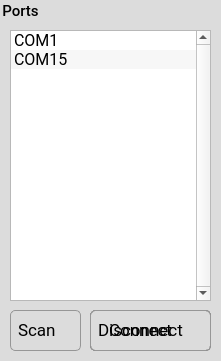
   <widget class="QGroupBox" name="groupBox_ports">
    <property name="geometry">
     <rect>
      <x>10</x>
      <y>180</y>
      <width>221</width>
      <height>361</height>
     </rect>
    </property>
    <property name="sizePolicy">
     <sizepolicy hsizetype="Expanding" vsizetype="Expanding">
      <horstretch>0</horstretch>
      <verstretch>0</verstretch>
     </sizepolicy>
    </property>
    <property name="font">
     <font>
      <family>Roboto Medium</family>
      <pointsize>11</pointsize>
      <weight>50</weight>
      <italic>false</italic>
      <bold>false</bold>
      <kerning>true</kerning>
     </font>
    </property>
    <property name="styleSheet">
     <string notr="true">QGroupBox {background-color: rgb(220,220,220);border: 0px; border-radius: 5px;  margin-top: 0.5em;}; 
QGroupBox::title {subcontrol-origin: margin;left: 10px;padding: 0 3px 0 3px;}</string>
    </property>
    <property name="title">
     <string>Ports</string>
    </property>
    <widget class="QListWidget" name="listWidget_ports">
     <property name="geometry">
      <rect>
       <x>10</x>
       <y>30</y>
       <width>201</width>
       <height>271</height>
      </rect>
     </property>
     <property name="sizePolicy">
      <sizepolicy hsizetype="Expanding" vsizetype="Expanding">
       <horstretch>0</horstretch>
       <verstretch>0</verstretch>
      </sizepolicy>
     </property>
     <property name="font">
      <font>
       <family>Roboto</family>
       <pointsize>12</pointsize>
       <weight>50</weight>
       <italic>false</italic>
       <bold>false</bold>
       <kerning>true</kerning>
      </font>
     </property>
     <property name="accessibleName">
      <string/>
     </property>
     <property name="styleSheet">
      <string notr="true"/>
     </property>
     <property name="verticalScrollBarPolicy">
      <enum>Qt::ScrollBarAlwaysOn</enum>
     </property>
     <property name="horizontalScrollBarPolicy">
      <enum>Qt::ScrollBarAlwaysOff</enum>
     </property>
     <property name="showDropIndicator" stdset="0">
      <bool>false</bool>
     </property>
     <property name="alternatingRowColors">
      <bool>true</bool>
     </property>
     <property name="sortingEnabled">
      <bool>false</bool>
     </property>
     <item>
      <property name="text">
       <string>COM1</string>
      </property>
     </item>
     <item>
      <property name="text">
       <string>COM15</string>
      </property>
     </item>
    </widget>
    <widget class="QPushButton" name="pushButton_scan">
     <property name="geometry">
      <rect>
       <x>10</x>
       <y>310</y>
       <width>71</width>
       <height>41</height>
      </rect>
     </property>
     <property name="font">
      <font>
       <family>Roboto</family>
       <pointsize>13</pointsize>
       <weight>50</weight>
       <italic>false</italic>
       <bold>false</bold>
       <kerning>true</kerning>
      </font>
     </property>
     <property name="styleSheet">
      <string notr="true">QPushButton {    
    padding: 0.2em 0.2em 0.3em 0.2em;
    border: 1px solid rgb(150, 150, 150);
	border-radius: 5px;
    background: qlineargradient(x1:0, y1:0, x2:0, y2:2,
                                  stop:0 #FFFFFF, stop:0.1 #FFFFFF, stop:1  #7B7B7B);
    color: black;
	text-align:left;
	padding-left:7px
}

QPushButton:hover:!pressed
{
	border: 1px solid rgb(150, 150, 150);
	border-radius: 5px;
 	background: #FFFFFF;
	color:#2f836a;
}

QPushButton:pressed
{
	border: 2px solid rgb(150, 150, 150);
	border-radius: 5px;
 	background: #AAAAAA;
	color:white;
}</string>
     </property>
     <property name="text">
      <string>Scan</string>
     </property>
     <property name="icon">
      <iconset resource="resources.qrc">
       <normaloff>:/main/resources/img/magnifying-glass.svg</normaloff>:/main/resources/img/magnifying-glass.svg</iconset>
     </property>
    </widget>
    <widget class="QPushButton" name="pushButton_connect">
     <property name="enabled">
      <bool>false</bool>
     </property>
     <property name="geometry">
      <rect>
       <x>90</x>
       <y>310</y>
       <width>121</width>
       <height>41</height>
      </rect>
     </property>
     <property name="font">
      <font>
       <family>Roboto</family>
       <pointsize>13</pointsize>
       <weight>50</weight>
       <italic>false</italic>
       <bold>false</bold>
       <kerning>true</kerning>
      </font>
     </property>
     <property name="styleSheet">
      <string notr="true">QPushButton {    
    padding: 0.2em 0.2em 0.3em 0.2em;
    border: 1px solid rgb(100, 100, 100);
	border-radius: 5px;
    background: qlineargradient(x1:0, y1:0, x2:0, y2:2,
                                  stop:0 #FFFFFF, stop:0.1 #FFFFFF, stop:1  #7B7B7B);
    color: black;
	text-align:left;
	padding-left:18px
}

QPushButton:hover:!pressed
{
	border: 1px solid black;
	border-radius: 5px;
 	background: #FFFFFF;
	color:#2f836a;
}

QPushButton:pressed
{
	border: 1px solid black;
	border-radius: 5px;
 	background: #AAAAAA;
	color:white;
}</string>
     </property>
     <property name="text">
      <string>Connect</string>
     </property>
     <property name="icon">
      <iconset resource="resources.qrc">
       <normaloff>:/main/resources/img/power-off-green3.png</normaloff>:/main/resources/img/power-off-green3.png</iconset>
     </property>
    </widget>
    <widget class="QPushButton" name="pushButton_disconnect">
     <property name="enabled">
      <bool>true</bool>
     </property>
     <property name="geometry">
      <rect>
       <x>90</x>
       <y>310</y>
       <width>121</width>
       <height>41</height>
      </rect>
     </property>
     <property name="font">
      <font>
       <family>Roboto</family>
       <pointsize>13</pointsize>
       <weight>50</weight>
       <italic>false</italic>
       <bold>false</bold>
       <kerning>true</kerning>
      </font>
     </property>
     <property name="styleSheet">
      <string notr="true">QPushButton {    
    padding: 0.2em 0.2em 0.3em 0.2em;
    border: 1px solid rgb(150, 150, 150);
	border-radius: 5px;
    background: qlineargradient(x1:0, y1:0, x2:0, y2:2,
                                  stop:0 #FFFFFF, stop:0.1 #FFFFFF, stop:1  #7B7B7B);
    color: black;
	text-align:left;
	padding-left:7px
}

QPushButton:hover:!pressed
{
	border: 1px solid rgb(150, 150, 150);
	border-radius: 5px;
 	background: #FFFFFF;
	color:#2f836a;
}

QPushButton:pressed
{
	border: 2px solid rgb(150, 150, 150);
	border-radius: 5px;
 	background: #AAAAAA;
	color:white;
}</string>
     </property>
     <property name="text">
      <string>Disconnect</string>
     </property>
     <property name="icon">
      <iconset resource="resources.qrc">
       <normaloff>:/main/resources/img/power-off-red.png</normaloff>:/main/resources/img/power-off-red.png</iconset>
     </property>
    </widget>
   </widget>
